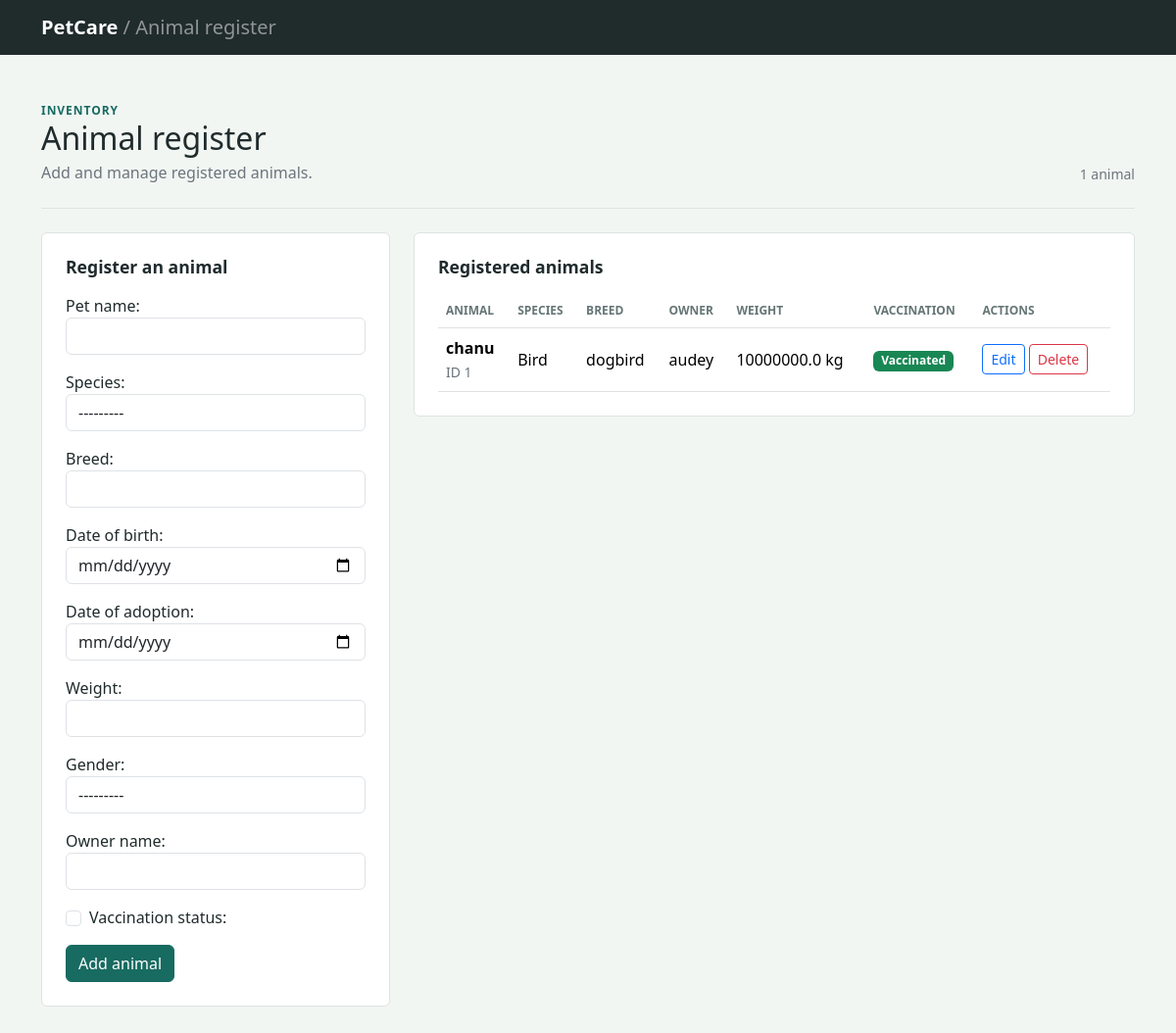
The page / on the database its author committed.
### castolo_app/models.py (models this page shows, shortened)
class Animal(models.Model):
    SPECIES_CHOICES = (
        ("Dog", "Dog"),
        ("Cat", "Cat"),
        ("Rabbit", "Rabbit"),
        ("Bird", "Bird"),
        ("Reptile", "Reptile"),
        ("Rat", "Rat"),
        ("Other", "Other"),
    )
    GENDER_CHOICES = (
        ("Male", "Male"),
        ("Female", "Female"),
    )
    pet_id = models.AutoField(primary_key=True)
    pet_name = models.CharField(max_length=100)
    species = models.CharField(
        max_length=100,
        choices=SPECIES_CHOICES
    )
    breed = models.CharField(max_length=100)
    date_of_birth = models.DateField()
    date_of_adoption = models.DateField()
    weight = models.FloatField()
    gender = models.CharField(
        max_length=10,
        choices=GENDER_CHOICES
    )
    owner_name = models.CharField(max_length=100)
    vaccination_status = models.BooleanField(default=False)
    date_of_registration = models.DateField(auto_now_add=True)

### castolo_app/views.py (the view)
# urls.py: path('', views.index, name='dashboard'),
def index(request):
       if request.method == 'POST':
              animal_form = AnimalForm(request.POST)
              if animal_form.is_valid():
                     animal_form.save()
                     return redirect('dashboard')
       else:
              animal_form = AnimalForm()
       return render(request, 'inventory/dashboard.html', {
              'animals': Animal.objects.all().order_by('-date_of_registration', '-pet_id'),
              'animal_form': animal_form,
       })

### castolo_app/forms.py
class AnimalForm(forms.ModelForm):
    class Meta:
        model = Animal
        fields = [
            'pet_name',
            'species',
            'breed',
            'date_of_birth',
            'date_of_adoption',
            'weight',
            'gender',
            'owner_name',
            'vaccination_status'
        ]
        widgets = {
            'pet_name': forms.TextInput(attrs={'class': 'form-control'}),
            'species': forms.Select(attrs={'class': 'form-control'}),
            'breed': forms.TextInput(attrs={'class': 'form-control'}),
            'date_of_birth': forms.DateInput(attrs={'type': 'date', 'class': 'form-control'}),
            'date_of_adoption': forms.DateInput(attrs={'type': 'date', 'class': 'form-control'}),
            'weight': forms.NumberInput(attrs={'class': 'form-control'}),
            'gender': forms.Select(attrs={'class': 'form-control'}),
            'owner_name': forms.TextInput(attrs={'class': 'form-control'}),
            'vaccination_status': forms.CheckboxInput(attrs={'class': 'form-check-input'}),
        }

### castolo_app/templates/inventory/dashboard.html (shortened to what this page needs)
<!DOCTYPE html>
<html lang="en">
<head>
    <link
        href="https://cdn.jsdelivr.net/npm/bootstrap@5.3.3/dist/css/bootstrap.min.css"
        rel="stylesheet"
    >
</head>
<body>
    <nav class="navbar topbar">
        <div class="container">
            <a class="navbar-brand" href="{% url 'dashboard' %}">PetCare <span class="fw-normal text-white-50">/ Animal register</span></a>
        </div>
    </nav>
    <main class="container py-4 py-lg-5">
        <header class="page-heading d-flex flex-wrap justify-content-between align-items-end gap-3 pb-4 mb-4">
            <div>
                <div class="eyebrow">Inventory</div>
                <h1 class="h2 mb-1">Animal register</h1>
                <p class="text-secondary mb-0">Add and manage registered animals.</p>
            </div>
            <div class="text-secondary small">{{ animals|length }} animal{{ animals|length|pluralize }}</div>
        </header>
        <div class="row g-4 align-items-start">
            <section class="col-lg-4" aria-labelledby="form-title">
                <div class="panel p-3 p-md-4">
                    <h2 class="panel-title mb-3" id="form-title">
                        {% if editing_animal %}Edit {{ editing_animal.pet_name }}{% else %}Register an animal{% endif %}
                    </h2>
                    <form method="post" action="{% if editing_animal %}{% url 'animal_update' editing_animal.pk %}{% else %}{% url 'dashboard' %}{% endif %}">
                        {% for field in animal_form %}
                            <div class="mb-3">
                                {% if field.name == 'vaccination_status' %}
                                    <div class="form-check">
                                        {{ field }}
                                        {{ field.label_tag }}
                                    </div>
                                {% else %}
                                    {{ field.label_tag }}
                                    {{ field }}
                                {% endif %}
                            </div>
                        {% endfor %}
                        <div class="d-flex gap-2">
                            <button type="submit" class="btn btn-primary">{% if editing_animal %}Save changes{% else %}Add animal{% endif %}</button>
                        </div>
                    </form>
                </div>
            </section>
            <section class="col-lg-8" aria-labelledby="list-title">
                <div class="panel p-3 p-md-4">
                    <div class="d-flex justify-content-between align-items-center mb-3">
                        <h2 class="panel-title mb-0" id="list-title">Registered animals</h2>
                    </div>
                    {% if animals %}
                        <div class="table-wrap">
                            <table class="table table-hover mb-0">
                                <thead>
                                    <tr>
                                        <th scope="col">Animal</th>
                                        <th scope="col">Species</th>
                                        <th scope="col">Breed</th>
                                        <th scope="col">Owner</th>
                                        <th scope="col">Weight</th>
                                        <th scope="col">Vaccination</th>
                                        <th scope="col">Actions</th>
                                    </tr>
                                </thead>
                                <tbody>
                                    {% for animal in animals %}
                                        <tr>
                                            <td><strong>{{ animal.pet_name }}</strong><br><span class="small text-secondary">ID {{ animal.pet_id }}</span></td>
                                            <td>{{ animal.species }}</td>
                                            <td>{{ animal.breed }}</td>
                                            <td>{{ animal.owner_name }}</td>
                                            <td>{{ animal.weight }} kg</td>
                                            <td>
                                                {% if animal.vaccination_status %}<span class="badge text-bg-success">Vaccinated</span>
                                                {% else %}<span class="badge text-bg-secondary">Not vaccinated</span>{% endif %}
                                            </td>
                                            <td class="text-nowrap">
                                                <a class="btn btn-sm btn-outline-primary" href="{% url 'animal_update' animal.pk %}">Edit</a>
                                                <form class="action-form" method="post" action="{% url 'animal_delete' animal.pk %}" onsubmit="return confirm('Delete {{ animal.pet_name|escapejs }}?');">
                                                    <button class="btn btn-sm btn-outline-danger" type="submit">Delete</button>
                                                </form>
                                            </td>
                                        </tr>
                                    {% endfor %}
                                </tbody>
                            </table>
                        </div>
                    {% else %}
                        <p class="empty-state mb-0 py-4">No animals are registered yet. Use the form to add the first one.</p>
                    {% endif %}
                </div>
            </section>
        </div>
    </main>
</body>
</html>

### castolo_app/templates/inventory/dashboard.html (style rules this page uses)
:root { --ink: #202b2c; --muted: #667575; --line: #dce4e1; --paper: #ffffff; --ground: #f2f6f3; --teal: #176b61; --teal-dark: #10544c; --coral: #b94e3b; }
body { background: var(--ground); color: var(--ink); }
.topbar { background: var(--ink); }
.navbar-brand { color: white !important; font-weight: 700; }
.page-heading { border-bottom: 1px solid var(--line); }
.eyebrow { color: var(--teal); font-size: .75rem; font-weight: 700; letter-spacing: .08em; text-transform: uppercase; }
.panel { background: var(--paper); border: 1px solid var(--line); border-radius: 6px; }
.panel-title { font-size: 1.1rem; font-weight: 700; }
.form-check .form-check-input { margin-top: .35rem; }
.btn-primary { background: var(--teal); border-color: var(--teal); }
.table thead th { color: var(--muted); font-size: .75rem; text-transform: uppercase; white-space: nowrap; }
.table td { vertical-align: middle; }
.action-form { display: inline; }

### rows shown on the page
Animal: pet_name "chanu", pet_id "1", species "Bird", breed "dogbird", owner_name "audey", weight "10000000.0", vaccination_status "Vaccinated"

### other values the page prints
{{ animals|length }} "1"
{{ field.label_tag }} "Pet name:" "Species:" "Breed:" "Date of birth:" "Date of adoption:" "Weight:" "Gender:" "Owner name:"
{{ field.label_tag }} "Vaccination status:"
